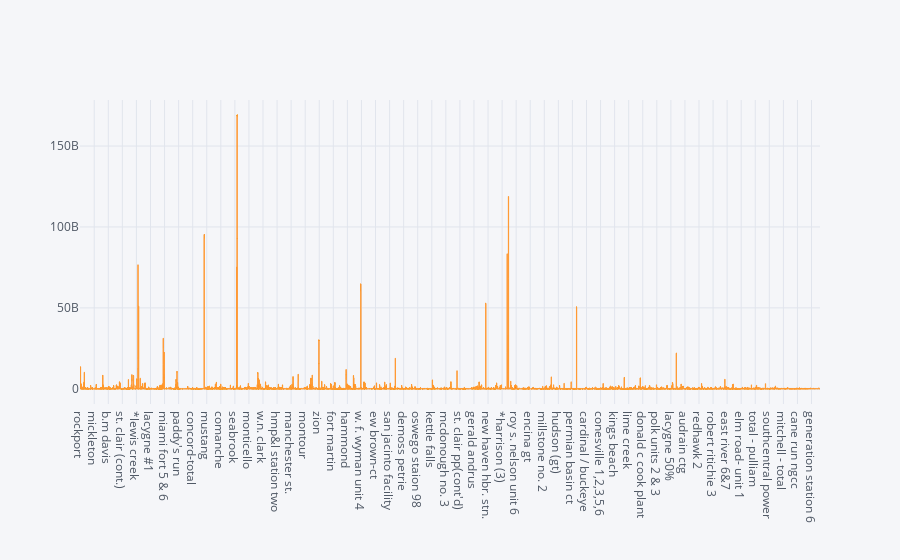

Notebook code for this chart:
### Code cell
fuel_data.iplot(kind='bar',x='plant_name_ferc1',y='total_fuel_cost',barmode='group')

### Figure 1 — Plotly figure (JSON) as saved in the notebook; plotly's stock layout.template omitted (floating-point values rounded to 4 significant figures; data arrays with more than 128 entries replaced by an {"elided": "..."} marker saying what was removed)
{"data": [{"marker": {"color": "rgba(255, 153, 51, 0.6)", "line": {"color": "rgba(255, 153, 51, 1.0)", "width": 1}}, "name": "total_fuel_cost", "orientation": "v", "text": "", "type": "bar", "x": {"elided": "29523 str values"}, "y": {"elided": "29523 float values"}}], "layout": {"barmode": "group", "legend": {"bgcolor": "#F5F6F9", "font": {"color": "#4D5663"}}, "paper_bgcolor": "#F5F6F9", "plot_bgcolor": "#F5F6F9", "title": {"font": {"color": "#4D5663"}}, "xaxis": {"gridcolor": "#E1E5ED", "showgrid": true, "tickfont": {"color": "#4D5663"}, "title": {"font": {"color": "#4D5663"}, "text": ""}, "zerolinecolor": "#E1E5ED"}, "yaxis": {"gridcolor": "#E1E5ED", "showgrid": true, "tickfont": {"color": "#4D5663"}, "title": {"font": {"color": "#4D5663"}, "text": ""}, "zerolinecolor": "#E1E5ED"}}}
